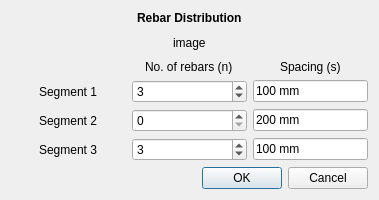
<?xml version="1.0" encoding="UTF-8"?>
<ui version="4.0">
 <class>RebarDistribution</class>
 <widget class="QDialog" name="RebarDistribution">
  <property name="geometry">
   <rect>
    <x>0</x>
    <y>0</y>
    <width>379</width>
    <height>200</height>
   </rect>
  </property>
  <property name="windowTitle">
   <string>Dialog</string>
  </property>
  <layout class="QVBoxLayout" name="verticalLayout">
   <item>
    <layout class="QHBoxLayout" name="horizontalLayout">
     <item alignment="Qt::AlignHCenter">
      <widget class="QLabel" name="heading">
       <property name="sizePolicy">
        <sizepolicy hsizetype="Preferred" vsizetype="Maximum">
         <horstretch>0</horstretch>
         <verstretch>0</verstretch>
        </sizepolicy>
       </property>
       <property name="font">
        <font>
         <weight>75</weight>
         <bold>true</bold>
        </font>
       </property>
       <property name="text">
        <string>Rebar Distribution</string>
       </property>
      </widget>
     </item>
    </layout>
   </item>
   <item alignment="Qt::AlignHCenter">
    <widget class="QLabel" name="image">
     <property name="text">
      <string>image</string>
     </property>
    </widget>
   </item>
   <item>
    <layout class="QHBoxLayout" name="horizontalLayout_6">
     <item>
      <widget class="QLabel" name="label_5">
       <property name="text">
        <string/>
       </property>
      </widget>
     </item>
     <item alignment="Qt::AlignHCenter">
      <widget class="QLabel" name="amountLabel">
       <property name="sizePolicy">
        <sizepolicy hsizetype="Preferred" vsizetype="Maximum">
         <horstretch>0</horstretch>
         <verstretch>0</verstretch>
        </sizepolicy>
       </property>
       <property name="text">
        <string>No. of rebars (n)</string>
       </property>
      </widget>
     </item>
     <item alignment="Qt::AlignHCenter">
      <widget class="QLabel" name="spacingLabel">
       <property name="sizePolicy">
        <sizepolicy hsizetype="Preferred" vsizetype="Maximum">
         <horstretch>0</horstretch>
         <verstretch>0</verstretch>
        </sizepolicy>
       </property>
       <property name="text">
        <string>Spacing (s)</string>
       </property>
      </widget>
     </item>
    </layout>
   </item>
   <item>
    <layout class="QHBoxLayout" name="horizontalLayout_3">
     <item alignment="Qt::AlignHCenter">
      <widget class="QLabel" name="segment1">
       <property name="text">
        <string>Segment 1</string>
       </property>
      </widget>
     </item>
     <item>
      <widget class="Gui::PrefSpinBox" name="amount1">
       <property name="value">
        <number>3</number>
       </property>
      </widget>
     </item>
     <item>
      <widget class="Gui::InputField" name="spacing1">
       <property name="sizePolicy">
        <sizepolicy hsizetype="Ignored" vsizetype="Fixed">
         <horstretch>0</horstretch>
         <verstretch>0</verstretch>
        </sizepolicy>
       </property>
       <property name="text">
        <string>100 mm</string>
       </property>
       <property name="unit" stdset="0">
        <string notr="true"/>
       </property>
      </widget>
     </item>
    </layout>
   </item>
   <item>
    <layout class="QHBoxLayout" name="horizontalLayout_4">
     <item alignment="Qt::AlignHCenter">
      <widget class="QLabel" name="segment2">
       <property name="text">
        <string>Segment 2</string>
       </property>
      </widget>
     </item>
     <item>
      <widget class="Gui::PrefSpinBox" name="amount2"/>
     </item>
     <item>
      <widget class="Gui::InputField" name="spacing2">
       <property name="sizePolicy">
        <sizepolicy hsizetype="Ignored" vsizetype="Fixed">
         <horstretch>0</horstretch>
         <verstretch>0</verstretch>
        </sizepolicy>
       </property>
       <property name="text">
        <string>200 mm</string>
       </property>
       <property name="unit" stdset="0">
        <string notr="true"/>
       </property>
      </widget>
     </item>
    </layout>
   </item>
   <item>
    <layout class="QHBoxLayout" name="horizontalLayout_5">
     <item alignment="Qt::AlignHCenter">
      <widget class="QLabel" name="segment3">
       <property name="text">
        <string>Segment 3</string>
       </property>
      </widget>
     </item>
     <item>
      <widget class="Gui::PrefSpinBox" name="amount3">
       <property name="sizePolicy">
        <sizepolicy hsizetype="Minimum" vsizetype="Fixed">
         <horstretch>0</horstretch>
         <verstretch>0</verstretch>
        </sizepolicy>
       </property>
       <property name="value">
        <number>3</number>
       </property>
      </widget>
     </item>
     <item>
      <widget class="Gui::InputField" name="spacing3">
       <property name="sizePolicy">
        <sizepolicy hsizetype="Ignored" vsizetype="Fixed">
         <horstretch>0</horstretch>
         <verstretch>0</verstretch>
        </sizepolicy>
       </property>
       <property name="text">
        <string>100 mm</string>
       </property>
       <property name="unit" stdset="0">
        <string notr="true"/>
       </property>
      </widget>
     </item>
    </layout>
   </item>
   <item>
    <widget class="QDialogButtonBox" name="buttonBox">
     <property name="orientation">
      <enum>Qt::Horizontal</enum>
     </property>
     <property name="standardButtons">
      <set>QDialogButtonBox::Cancel|QDialogButtonBox::Ok</set>
     </property>
    </widget>
   </item>
  </layout>
 </widget>
 <customwidgets>
  <customwidget>
   <class>Gui::InputField</class>
   <extends>QLineEdit</extends>
   <header>Gui/InputField.h</header>
  </customwidget>
  <customwidget>
   <class>Gui::PrefSpinBox</class>
   <extends>QSpinBox</extends>
   <header>Gui/PrefWidgets.h</header>
  </customwidget>
 </customwidgets>
 <tabstops>
  <tabstop>amount1</tabstop>
  <tabstop>spacing1</tabstop>
  <tabstop>amount2</tabstop>
  <tabstop>spacing2</tabstop>
  <tabstop>amount3</tabstop>
  <tabstop>spacing3</tabstop>
  <tabstop>buttonBox</tabstop>
 </tabstops>
 <resources/>
 <connections>
  <connection>
   <sender>buttonBox</sender>
   <signal>accepted()</signal>
   <receiver>RebarDistribution</receiver>
   <slot>accept()</slot>
   <hints>
    <hint type="sourcelabel">
     <x>248</x>
     <y>254</y>
    </hint>
    <hint type="destinationlabel">
     <x>157</x>
     <y>274</y>
    </hint>
   </hints>
  </connection>
  <connection>
   <sender>buttonBox</sender>
   <signal>rejected()</signal>
   <receiver>RebarDistribution</receiver>
   <slot>reject()</slot>
   <hints>
    <hint type="sourcelabel">
     <x>316</x>
     <y>260</y>
    </hint>
    <hint type="destinationlabel">
     <x>286</x>
     <y>274</y>
    </hint>
   </hints>
  </connection>
 </connections>
</ui>
